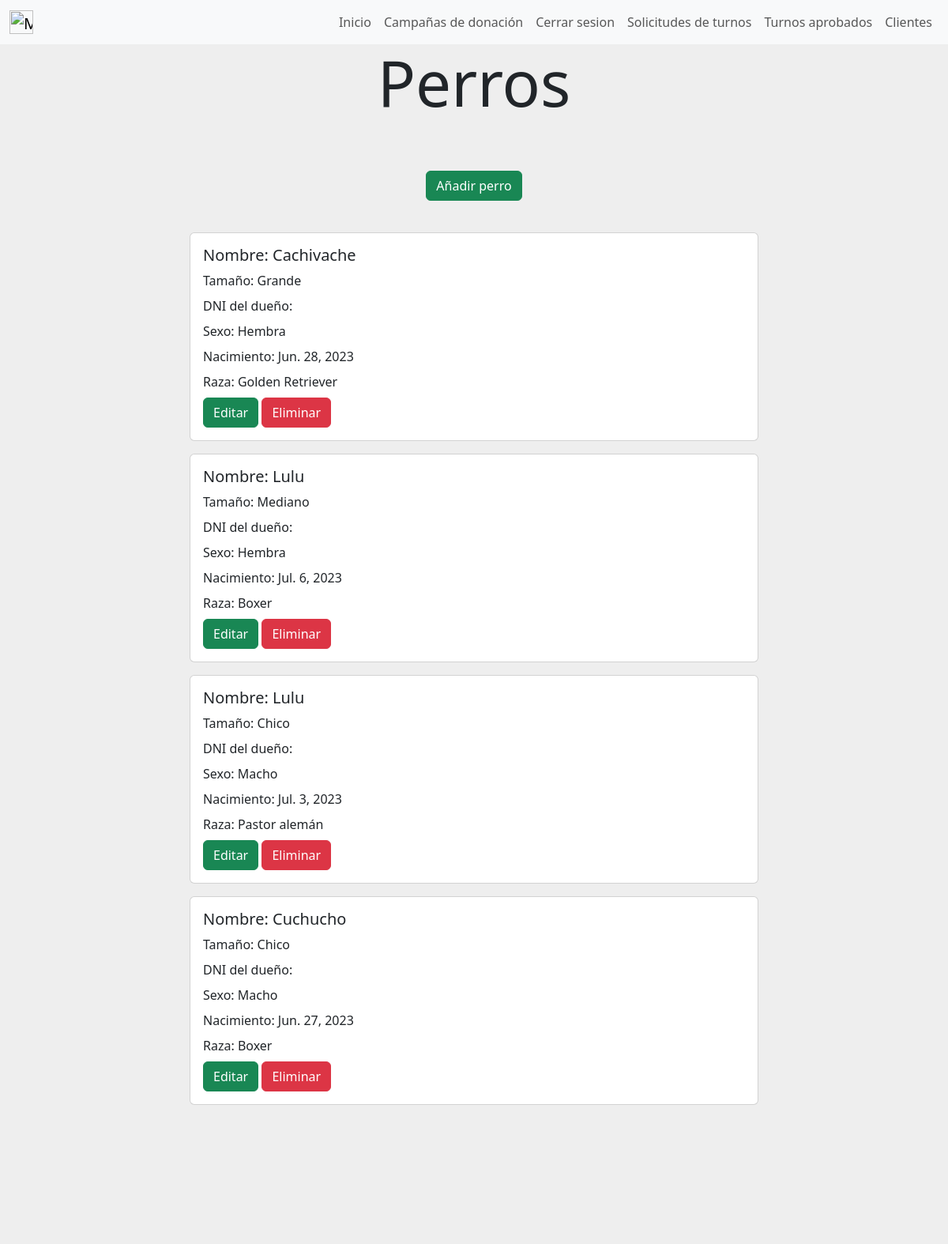
/perros (signed in), run on the app's committed database.
### gestion_de_mascotas/models.py (models this page shows, shortened)
class Perro(models.Model):
    nombre = models.CharField(verbose_name="Nombre",max_length=30)
    size = models.CharField(verbose_name="Tamaño", max_length=50)
    owner = models.ForeignKey(User, on_delete=models.CASCADE)
    raza = models.ForeignKey(Raza, on_delete=models.CASCADE, default=None, null=True)
    sexo = models.CharField(max_length=30,null=True, default=None)
    nacimiento = models.DateField()
    class Meta:
        unique_together = (('nombre', 'owner'))
        verbose_name='perro'
        verbose_name_plural='perros'

class Raza(models.Model):
    nombre = models.CharField(max_length=50)
    class Meta():
        verbose_name = "Raza"
        verbose_name_plural = "Razas"
    def __str__(self) :
        return self.nombre

### gestion_de_mascotas/views.py (the view)
# urls.py: path('perros',views.perros, name= "perros"),
def perros (request) :
    perros=Perro.objects.all()
    return render(request,"gestion_de_mascotas/perros.html",{"perros":perros})

### gestion_de_mascotas/templates/gestion_de_mascotas/perros.html (shortened to what this page needs)
{% extends "gestion_de_usuarios/base.html" %}
{% block content %}
{% if user.is_superuser %}
<div style="background-color:#eee;height: 20%;text-align: center;">
    <h1 class="display-1">Perros</h1>
</div>
<div style="background-color: #eee;background-position: center;background-size: cover; align-items: center;justify-content: center;display: flex;">
    <a class="btn btn-success" href="{% url 'cargar_perro' %}" style="color:white;">Añadir perro</a>
</div>
<div style="background-color:#eee;height: 5%;text-align: center;">
</div>
{% if perros.count == 0 %}
<div style="background-color: #eee;background-position: center;background-size: cover; align-items: center;justify-content: center;display: flex;">
    <div class="card mb-3 element-home-color" style="width: 60%;">
        <div class="row g-0">
            <div class="card">
                <div class="card-body">
                    Aún no hay ningún perro agregado.
                </div>
            </div>
        </div>
    </div>
</div>
{% else %}
        {% for perro in perros %}
        <div style="background-color: #eee;background-position: center;background-size: cover; align-items: center;justify-content: center;display: flex;">
            <div class="card mb-3 element-home-color" style="width: 60%;">
                <div class="row g-0">
                <div class="col-md-8">
                    <div class="card-body">
                    <h5 class="card-title">Nombre: {{perro.nombre}}</h5>
                    <p class="card-title">Tamaño: {{perro.size}}</p>
                    <p class="card-title">DNI del dueño: {{perro.dni_owner}}</p>
                    <p class="card-title">Sexo: {{perro.sexo}}</p>
                    <p class="card-title">Nacimiento: {{perro.nacimiento}}</p>
                    <p class="card-title">Raza: {{perro.raza}}</p>
                    <a class="btn btn-success" href="{% url 'editar_perro' perro.id %}" style="color:white;">Editar</a>
                    <a href ="#" class="btn btn-danger" onclick="delete_perro({{perro.id}})" style="color:white;">Eliminar</a>
                    </div>
                </div>
                </div>
            </div>
        </div>
        {% endfor %}
<div style="background-color:#eee;height: 20%;">
</div>
{% endif %}
{% else %}
    <img src="https://st.depositphotos.com/31068556/51146/v/600/depositphotos_511461970-stock-illustration-concept-design-of-an-empty.jpg" class="img-fluid rounded-start" alt="..." style="border-radius: 4px;">
{% endif %}
{% endblock %}

### data on the page
Perro: nombre "Cachivache", size "Grande", sexo "Hembra", nacimiento "Jun. 28, 2023", raza "Golden Retriever"
Perro: nombre "Lulu", size "Mediano", sexo "Hembra", nacimiento "Jul. 6, 2023", raza "Boxer"
Perro: nombre "Lulu", size "Chico", sexo "Macho", nacimiento "Jul. 3, 2023", raza "Pastor alemán"
Perro: nombre "Cuchucho", size "Chico", sexo "Macho", nacimiento "Jun. 27, 2023", raza "Boxer"
